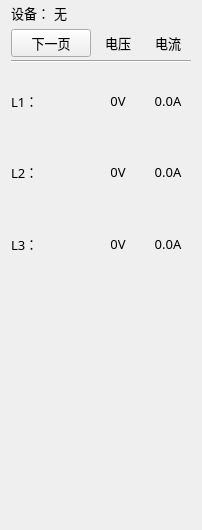
<?xml version="1.0" encoding="UTF-8"?>
<ui version="4.0">
 <class>Cab_PduWid</class>
 <widget class="QWidget" name="Cab_PduWid">
  <property name="geometry">
   <rect>
    <x>0</x>
    <y>0</y>
    <width>202</width>
    <height>530</height>
   </rect>
  </property>
  <property name="font">
   <font>
    <family>微软雅黑</family>
    <pointsize>10</pointsize>
    <weight>50</weight>
    <italic>false</italic>
    <bold>false</bold>
   </font>
  </property>
  <property name="windowTitle">
   <string>Form</string>
  </property>
  <property name="styleSheet">
   <string notr="true">font: 10pt &quot;微软雅黑&quot;;</string>
  </property>
  <layout class="QVBoxLayout" name="verticalLayout">
   <property name="spacing">
    <number>4</number>
   </property>
   <property name="topMargin">
    <number>0</number>
   </property>
   <property name="bottomMargin">
    <number>0</number>
   </property>
   <item>
    <layout class="QHBoxLayout" name="horizontalLayout" stretch="0,1">
     <item>
      <widget class="QLabel" name="label_2">
       <property name="maximumSize">
        <size>
         <width>16777215</width>
         <height>25</height>
        </size>
       </property>
       <property name="font">
        <font>
         <family>微软雅黑</family>
         <pointsize>10</pointsize>
         <weight>50</weight>
         <italic>false</italic>
         <bold>false</bold>
        </font>
       </property>
       <property name="text">
        <string>设备：</string>
       </property>
      </widget>
     </item>
     <item>
      <widget class="QLabel" name="label_pduSetting">
       <property name="maximumSize">
        <size>
         <width>16777215</width>
         <height>25</height>
        </size>
       </property>
       <property name="text">
        <string>无</string>
       </property>
      </widget>
     </item>
    </layout>
   </item>
   <item>
    <layout class="QGridLayout" name="gridLayout">
     <property name="verticalSpacing">
      <number>3</number>
     </property>
     <item row="0" column="1">
      <widget class="QLabel" name="label_9">
       <property name="text">
        <string>电压</string>
       </property>
       <property name="alignment">
        <set>Qt::AlignCenter</set>
       </property>
      </widget>
     </item>
     <item row="0" column="2">
      <widget class="QLabel" name="label_10">
       <property name="text">
        <string>电流</string>
       </property>
       <property name="alignment">
        <set>Qt::AlignCenter</set>
       </property>
      </widget>
     </item>
     <item row="1" column="0" colspan="3">
      <widget class="Line" name="line">
       <property name="orientation">
        <enum>Qt::Horizontal</enum>
       </property>
      </widget>
     </item>
     <item row="2" column="0">
      <widget class="QLabel" name="label_l1n">
       <property name="maximumSize">
        <size>
         <width>30</width>
         <height>16777215</height>
        </size>
       </property>
       <property name="text">
        <string>L1：</string>
       </property>
      </widget>
     </item>
     <item row="2" column="1">
      <widget class="QLabel" name="label_l1v">
       <property name="text">
        <string>0V</string>
       </property>
       <property name="alignment">
        <set>Qt::AlignCenter</set>
       </property>
      </widget>
     </item>
     <item row="2" column="2">
      <widget class="QLabel" name="label_l1a">
       <property name="text">
        <string>0.0A</string>
       </property>
       <property name="alignment">
        <set>Qt::AlignCenter</set>
       </property>
      </widget>
     </item>
     <item row="3" column="0">
      <widget class="QLabel" name="label_l2n">
       <property name="maximumSize">
        <size>
         <width>30</width>
         <height>16777215</height>
        </size>
       </property>
       <property name="text">
        <string>L2：</string>
       </property>
      </widget>
     </item>
     <item row="3" column="1">
      <widget class="QLabel" name="label_l2v">
       <property name="text">
        <string>0V</string>
       </property>
       <property name="alignment">
        <set>Qt::AlignCenter</set>
       </property>
      </widget>
     </item>
     <item row="3" column="2">
      <widget class="QLabel" name="label_l2a">
       <property name="text">
        <string>0.0A</string>
       </property>
       <property name="alignment">
        <set>Qt::AlignCenter</set>
       </property>
      </widget>
     </item>
     <item row="4" column="0">
      <widget class="QLabel" name="label_l3n">
       <property name="maximumSize">
        <size>
         <width>30</width>
         <height>16777215</height>
        </size>
       </property>
       <property name="text">
        <string>L3：</string>
       </property>
      </widget>
     </item>
     <item row="4" column="1">
      <widget class="QLabel" name="label_l3v">
       <property name="text">
        <string>0V</string>
       </property>
       <property name="alignment">
        <set>Qt::AlignCenter</set>
       </property>
      </widget>
     </item>
     <item row="4" column="2">
      <widget class="QLabel" name="label_l3a">
       <property name="text">
        <string>0.0A</string>
       </property>
       <property name="alignment">
        <set>Qt::AlignCenter</set>
       </property>
      </widget>
     </item>
     <item row="0" column="0">
      <widget class="QPushButton" name="switchBtn">
       <property name="text">
        <string>下一页</string>
       </property>
      </widget>
     </item>
    </layout>
   </item>
   <item>
    <widget class="QWidget" name="widget_ports" native="true"/>
   </item>
  </layout>
 </widget>
 <resources/>
 <connections/>
</ui>
